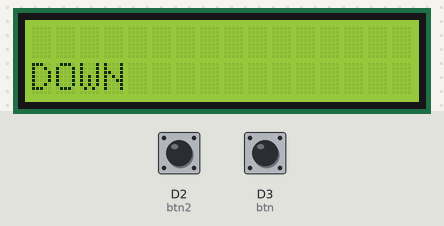
Bench run of a program on a simulated CircuitPython board. On the bench: 16×2 character LCD. Inputs (shaded band) come from the test bench; at power-on: D2 (btn2) HIGH, D3 (btn) HIGH.

Above: at 1.2 s.
1.3 s: D2 (btn2) pulled LOW for 0.15 s
At 1.4 s:
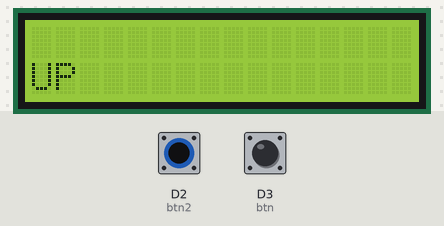
2.9 s: D3 (btn) pulled LOW for 0.15 s
At 4.0 s:
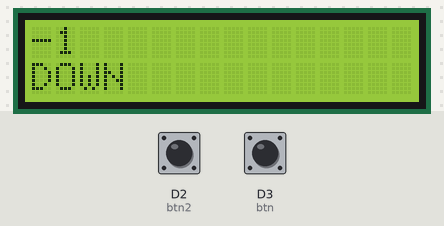
4.5 s: D2 (btn2) pulled LOW for 1 s
At 5.1 s:
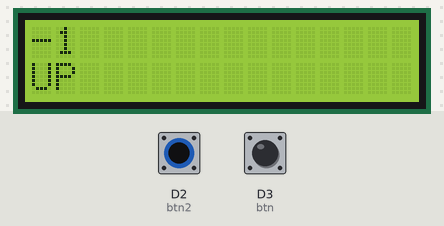
7.0 s: D3 (btn) pulled LOW for 1 s
At 8.2 s:
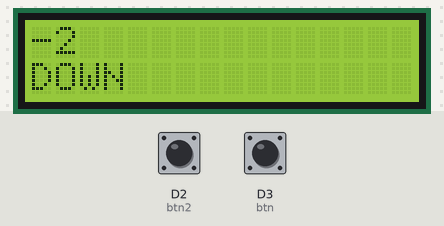
Timing chart, 0 to 10.0 s (numbered marks = the images above; inputs shaded):
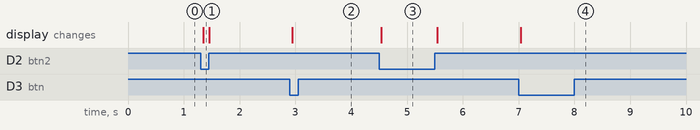

Measured:
- after the input at 1.3 s, the display: changes after 0.05 s (image 1)
- after the input at 2.9 s, the display: changes after 0.05 s (image 2)
- after the input at 4.5 s, the display: changes at once (image 3)
- after the input at 7.0 s, the display: changes at once (image 4)

The program:

LCD_with_Buttons.py
```python
import board
import time
from lcd.lcd import LCD
from lcd.i2c_pcf8574_interface import I2CPCF8574Interface
from digitalio import DigitalInOut, Direction, Pull

# get and i2c object
i2c = board.I2C()
btn = DigitalInOut(board.D3)
btn2 = DigitalInOut(board.D2)
btn.direction = Direction.INPUT
btn.pull = Pull.UP
btn2.direction = Direction.INPUT
btn2.pull = Pull.UP
# some LCDs are 0x3f... some are 0x27.
lcd = LCD(I2CPCF8574Interface(i2c, 0x27), num_rows=2, num_cols=16)
cur_state = True
prev_state = True
cur_state2 = True
prev_state2 = True
buttonPress = 0

while True:
    while btn2.value == False:
        lcd.set_cursor_pos(1,0)
        lcd.print("UP  ")
        cur_state = btn.value
        if cur_state != prev_state:
            if not cur_state:
                buttonPress = buttonPress + 1
                lcd.clear()
                lcd.set_cursor_pos(0,0)
                lcd.print(str(buttonPress))
            else:
                lcd.clear()
                lcd.set_cursor_pos(0,0)
                lcd.print(str(buttonPress))
        prev_state = cur_state
    else:
        lcd.set_cursor_pos(1,0)
        lcd.print("DOWN")
        cur_state2 = btn.value
        if cur_state2 != prev_state2:
            if not cur_state2:
                buttonPress = buttonPress - 1
                lcd.clear()
                lcd.set_cursor_pos(0,0)
                lcd.print(str(buttonPress))
            else:
                lcd.clear()
                lcd.set_cursor_pos(0,0)
                lcd.print(str(buttonPress))
        prev_state2 = cur_state2
```
